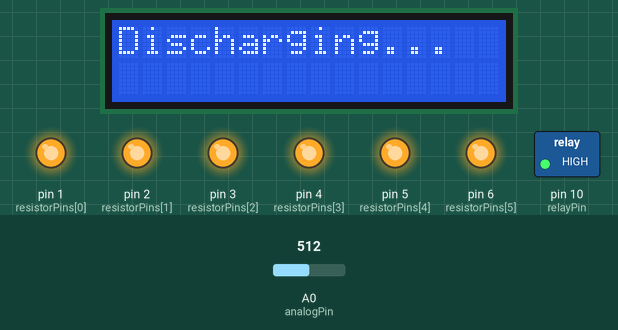
Bench run of a sketch on a simulated Arduino Uno, built with avr-gcc and run on an emulated ATmega328P. On the bench: 16×2 character LCD, switched loads named in the sketch (green lamp = pin HIGH), output pins drawn as LEDs (lit = HIGH). Inputs (shaded band) come from the test bench; at power-on: A0 (analogPin) = 512. At 15.4 s the program stops and its outputs stay as they are.

Above: at 4.8 s.
4.9 s: A0 (analogPin) set to 12
6.4 s: A0 (analogPin) set to 9
At 7.8 s:
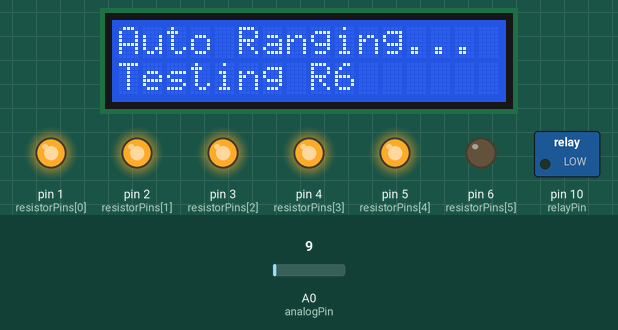
9.4 s: A0 (analogPin) set to 637
11.9 s: A0 (analogPin) set to 654
At 13.6 s:
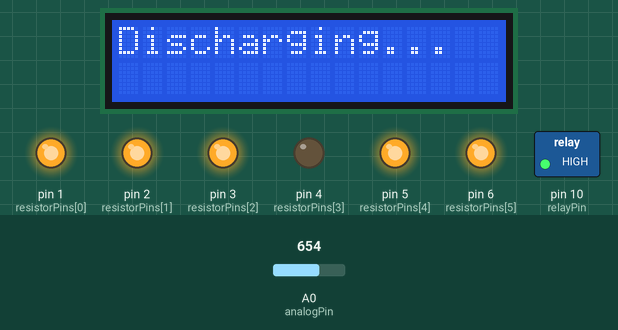
13.9 s: A0 (analogPin) set to 0
At 14.6 s:
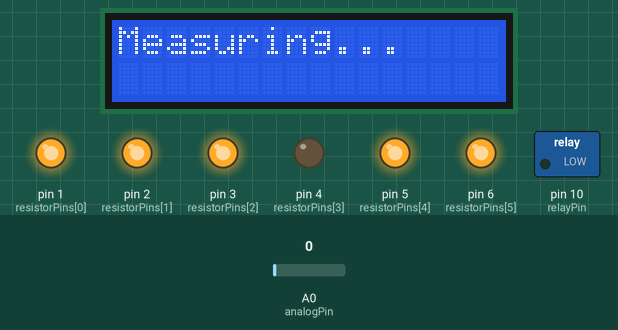
15.4 s: A0 (analogPin) set to 716
At 15.7 s:
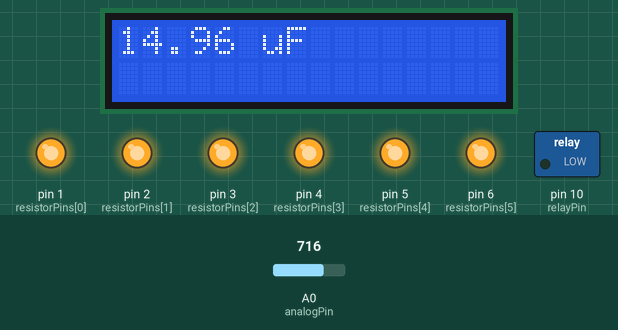
Timing chart, 0 to 16.9 s (numbered marks = the images above; inputs shaded):
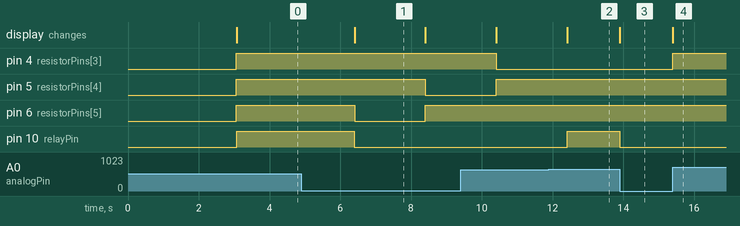

Measured:
- the behaviour switches between 11 and 10 on A0 (analogPin) (found by bisection; images 0 and 1)
- the behaviour switches between 646 and 647 on A0 (analogPin) (found by bisection; images 1 and 2)
- after the input at 4.9 s, every drawn part: stays the same
- after the input at 6.4 s, pin 5 (resistorPins[4]): HIGH → LOW after 2.0 s; pin 6 (resistorPins[5]): HIGH → LOW at once, → HIGH 2.0 s later; pin 10 (relayPin): HIGH → LOW at once; the display: changes at once (image 1)
- after the input at 11.9 s, pin 3 (resistorPins[2]): stays HIGH (without the input it goes to LOW after 0.51 s); pin 4 (resistorPins[3]): stays LOW (without the input it goes to HIGH after 0.51 s); pin 10 (relayPin): LOW → HIGH after 0.51 s; the display: changes after 0.51 s (image 2)
- after the input at 13.9 s, pin 10 (relayPin): HIGH → LOW at once; the display: changes at once (image 3)
- after the input at 15.4 s, pin 4 (resistorPins[3]): LOW → HIGH at once; the display: changes at once (image 4)
- what the display in image 1 shows lasts 2.0 s, from 6.4 s to 8.4 s

The sketch:

FinalizedCode_ImprovedAccuracy.ino
```cpp
// Auto Ranging Capacitance Meter Project - EE 425 Microprocessor System Design
// Designer - Forrest Zhang
// Last edited: 6/7/2024

#include <LiquidCrystal.h>

// LCD connection
const int rs = 51, en = 49, d4 = 47, d5 = 45, d6 = 43, d7 = 41;
LiquidCrystal lcd(rs, en, d4, d5, d6, d7);

// Pin assignments
const int analogPin = A0; // Pin to measure capacitor voltage
const int relayPin = 10; // Pin to control relay for discharging
const int resistorPins[] = {1, 2, 3, 4, 5, 6}; // Pins to control resistors

// Resistor values in ohms
const long resistorValues[] = {100, 1000, 10000, 100000, 1000000, 50000000};

// Constants
const float VCC = 5.0; // Supply voltage
const float thresholdVoltage = VCC * 0.632; // 63.2% of VCC

void setup() {
  // Initialize the LCD
  lcd.begin(16, 2);
  lcd.print("Connect device");
  delay(3000);

  // Set pin modes
  pinMode(analogPin, INPUT);
  pinMode(relayPin, OUTPUT);
  for (int i = 0; i < 6; i++) {
    pinMode(resistorPins[i], OUTPUT);
    digitalWrite(resistorPins[i], HIGH); // Turn off all resistors
  }

  // Start discharging the capacitor
  dischargeCapacitor();
}

void loop() {
  int selectedResistorIndex = autoRangeResistor();
  float capacitance = measureCapacitance(selectedResistorIndex);
  displayCapacitance(capacitance);
  while (true); // Infinite loop to halt the program
}

//---------------------------------------------------------------------------------
//start of program after initializing
void dischargeCapacitor() {
  lcd.clear();
  lcd.print("Discharging...");
  digitalWrite(relayPin, HIGH); // Activate relay to discharge capacitor
  delay(1000); // Wait for the capacitor to discharge
  while (analogRead(analogPin) > 10); // Wait until the capacitor voltage is close to 0V
  digitalWrite(relayPin, LOW); // Deactivate relay
}

//---------------------------------------------------------------------------------
int autoRangeResistor() {
  lcd.clear();
  lcd.print("Auto Ranging...");
  int i;
  for (i = 5; i >= 0; i--) { //Auto ranging loop
    lcd.setCursor(0, 1);
    lcd.print("Testing R");
    lcd.print(i + 1);
    lcd.print("   ");
    digitalWrite(resistorPins[i], LOW); // Turn on the resistor
    delay(2000); // Allow some time for charging
    if (analogRead(analogPin) > thresholdVoltage / VCC * 1023) {
      break;
    }
    digitalWrite(resistorPins[i], HIGH); // Turn off the resistor
  }
  return i;
}

//---------------------------------------------------------------------------------
//Phase 2: Measure capacitance
float measureCapacitance(int resistorIndex) {

  dischargeCapacitor();
  lcd.clear();
  lcd.print("Measuring...");

  digitalWrite(resistorPins[resistorIndex], LOW); // Turn on the selected resistor
  unsigned long startTime = micros();

  while (analogRead(analogPin) < thresholdVoltage / VCC * 1023);
  unsigned long elapsedTime = micros() - startTime;
  digitalWrite(resistorPins[resistorIndex], HIGH); // Turn off the resistor

  float resistance = resistorValues[resistorIndex];
  float capacitance = (float)elapsedTime / resistance;

  return capacitance / 1000000.0; // Convert from microfarads to farads
}

//---------------------------------------------------------------------------------
//Phase 3: Display capacitance on LCD
void displayCapacitance(float capacitance) {
  lcd.clear();

  if (capacitance >= 1e-6) {
    lcd.print(capacitance * 1e6, 2);
    lcd.print(" uF");

  } else if (capacitance >= 1e-9) {
    lcd.print(capacitance * 1e9, 2);
    lcd.print(" nF");

  } else {
    lcd.print(capacitance * 1e12, 2);
    lcd.print(" pF");
  }
}

//debugging
```
